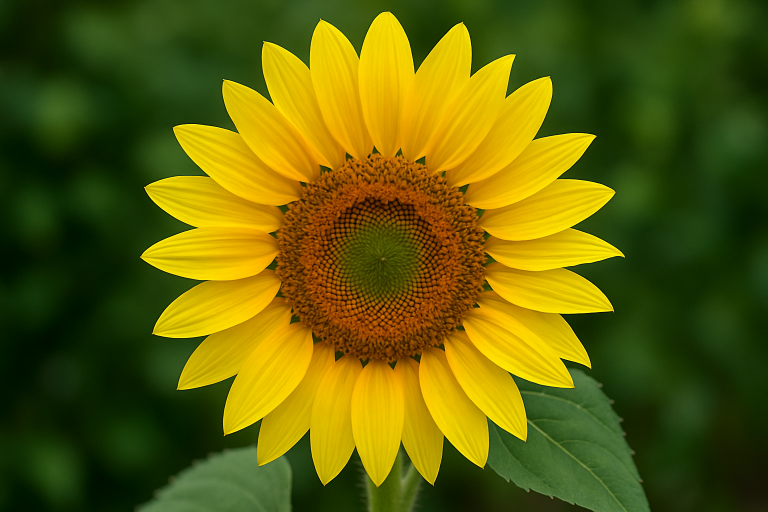
//> input picture C++/OpenCV/image.jpg, 1536 x 1024 px (shown at 1/2 size)
$ ./10_histogram_analysis   (built with g++ and OpenCV 4)
//> lines starting //> are read from the running program, lines starting //| are printed output that depends on the picture; after the words box and inside, x2 and y2 are one past the last pixel; in counts of white or black regions, pixels touching at a corner belong together
/**
 * 10_histogram_analysis.cpp
 * Intermediate Level - Histogram Analysis
 *
 * This program demonstrates histogram calculation and analysis in computer vision.
 * Histograms are fundamental tools for understanding image characteristics,
 * analyzing pixel intensity distributions, and improving image contrast.
 *
 * LEARNING OBJECTIVES:
 * 1. Understand what histograms are and how they represent image data
 * 2. Learn to calculate histograms for grayscale and color images
 * 3. Explore histogram equalization for contrast enhancement
 * 4. Study histogram statistics (mean, standard deviation)
 * 5. Understand histogram visualization techniques
 * 6. Learn about color channel analysis
 *
 * KEY CONCEPTS:
 * - Histogram: Graphical representation of pixel intensity distribution
 * - Bins: Discrete intervals that group pixel values
 * - Histogram Equalization: Technique to improve image contrast
 * - Color Channels: Separate intensity distributions for each color component
 * - Statistics: Mean, standard deviation, and other descriptive measures
 * - Normalization: Scaling histogram values for visualization
 *
 * HISTOGRAM APPLICATIONS:
 * - Image quality assessment
 * - Contrast enhancement
 * - Image segmentation
 * - Feature extraction
 * - Color analysis
 * - Threshold selection
 * - Image matching and comparison
 *
 * MATHEMATICAL FOUNDATION:
 * - Histogram: H(i) = number of pixels with intensity value i
 * - Cumulative Distribution Function (CDF): CDF(i) = Σ H(j) for j=0 to i
 * - Histogram Equalization: s = T(r) = (L-1) * CDF(r)
 * - Statistics: Mean = Σ(i * H(i)) / total_pixels, Variance = Σ(i-μ)² * H(i)
 */

#include <iostream>    // For console input/output
#include <opencv2/opencv.hpp>  // Main OpenCV library

/**
 * DRAW HISTOGRAM FUNCTION:
 *
 * This function visualizes a histogram by drawing bars on an image.
 * It normalizes the histogram values to fit within the image dimensions
 * and draws lines to represent the histogram bars.
 *
 * Parameters:
 * - hist: Input histogram data (1D array of bin counts)
 * - histImage: Output image where histogram will be drawn
 * - color: Color to use for drawing the histogram bars
 */
void drawHistogram(const cv::Mat& hist, cv::Mat& histImage, const cv::Scalar& color) {
    /**
     * NORMALIZE HISTOGRAM:
     *
     * Scale the histogram values to fit within the image height.
     * This ensures the histogram is visible regardless of the actual
     * pixel count values in the histogram.
     */
    cv::Mat normalizedHist;
    cv::normalize(hist, normalizedHist, 0, histImage.rows, cv::NORM_MINMAX);

    /**
     * DRAW HISTOGRAM BARS:
     *
     * Draw lines connecting consecutive histogram bins to create
     * a bar chart representation of the histogram.
     *
     * - binWidth: Width of each histogram bar in pixels
     * - For each bin, draw a line from the previous bin to the current bin
     * - Y-coordinate is inverted (image.rows - value) because image origin is top-left
     */
    int binWidth = histImage.cols / hist.rows;
    for (int i = 1; i < hist.rows; i++) {
        cv::line(histImage,
                cv::Point(binWidth * (i - 1), histImage.rows - normalizedHist.at<float>(i - 1)),
                cv::Point(binWidth * i, histImage.rows - normalizedHist.at<float>(i)),
                color, 2, 8, 0);  // color, thickness, line type, shift
    }
}

int main() {
    /**
     * STEP 1: IMAGE LOADING AND VALIDATION
     *
     * Always start by loading and validating your input image.
     * This prevents crashes and provides clear error messages.
     */
    cv::Mat original = cv::imread("image.jpg");
//> original is the input picture: 1024 rows x 1536 cols, CV_8UC3; mean B, G, R 7.1, 95.1, 95.4

    // Check if image loaded successfully
    if (original.empty()) {
        std::cout << "Error: Could not load image 'image.jpg'" << std::endl;
        std::cout << "Make sure the image file exists in the current directory" << std::endl;
        return -1;  // Exit with error code
    }

    /**
     * STEP 2: PREPARE IMAGE DATA FOR HISTOGRAM ANALYSIS
     *
     * For comprehensive histogram analysis, we need:
     * 1. Individual color channels (BGR)
     * 2. Grayscale version for intensity analysis
     */

    // Split image into individual color channels
    std::vector<cv::Mat> channels;
    cv::split(original, channels);  // channels[0]=Blue, channels[1]=Green, channels[2]=Red
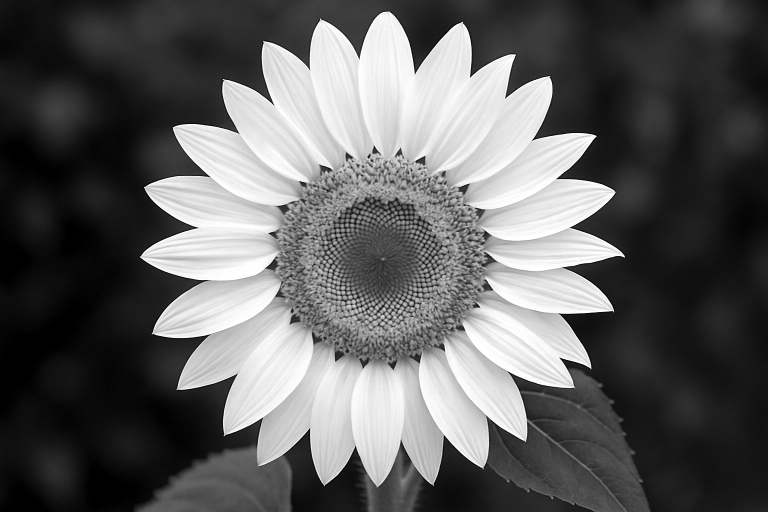
//> channels[2]: 1024 rows x 1536 cols, CV_8UC1 (shown at 1/2 size); min 0, max 255, mean 95.4

    // Convert to grayscale for intensity histogram analysis
    cv::Mat gray;
    cv::cvtColor(original, gray, cv::COLOR_BGR2GRAY);

    /**
     * STEP 3: SETUP HISTOGRAM PARAMETERS
     *
     * These parameters control how the histogram is calculated:
     * - histSize: Number of bins (256 for 8-bit images)
     * - range: Range of pixel values (0-255 for 8-bit images)
     * - uniform: Whether bins are uniformly spaced
     * - accumulate: Whether to accumulate across multiple images
     */
    int histSize = 256;        // Number of histogram bins (one for each intensity level)
    float range[] = {0, 256};  // Range of pixel values
    const float* histRange = {range};
    bool uniform = true;       // Uniform bin spacing
    bool accumulate = false;   // Don't accumulate across multiple images

    /**
     * STEP 4: CALCULATE HISTOGRAMS
     *
     * We'll calculate histograms for:
     * 1. Grayscale image (overall intensity distribution)
     * 2. Individual color channels (B, G, R distributions)
     */

    // Calculate grayscale histogram
    cv::Mat grayHist;
    cv::calcHist(&gray, 1, 0, cv::Mat(), grayHist, 1, &histSize, &histRange, uniform, accumulate);
//> grayHist = 256 values, max 22602 at index 31, min 0 at index 234, mean 6144

    /**
     * CALCULATE COLOR CHANNEL HISTOGRAMS:
     *
     * Each color channel (Blue, Green, Red) has its own intensity distribution.
     * This helps understand the color composition of the image.
     */
    cv::Mat bHist, gHist, rHist;
    cv::calcHist(&channels[0], 1, 0, cv::Mat(), bHist, 1, &histSize, &histRange, uniform, accumulate);  // Blue channel
//> bHist = 256 values, max 795904 at index 0, min 0 at index 102, mean 6144
    cv::calcHist(&channels[1], 1, 0, cv::Mat(), gHist, 1, &histSize, &histRange, uniform, accumulate);  // Green channel
//> gHist = 256 values, max 19346 at index 44, min 103 at index 254, mean 6144
    cv::calcHist(&channels[2], 1, 0, cv::Mat(), rHist, 1, &histSize, &histRange, uniform, accumulate);  // Red channel
//> rHist = 256 values, max 26614 at index 21, min 1037 at index 107, mean 6144

    /**
     * STEP 5: CREATE HISTOGRAM VISUALIZATIONS
     *
     * We'll create images to display the histograms graphically.
     * Each histogram will be drawn with different colors for easy identification.
     */

    // Define dimensions for histogram visualization images
    int histWidth = 512, histHeight = 400;

    // Create black background images for histogram display
    cv::Mat grayHistImage(histHeight, histWidth, CV_8UC3, cv::Scalar(20, 20, 20));   // Dark background
    cv::Mat colorHistImage(histHeight, histWidth, CV_8UC3, cv::Scalar(20, 20, 20)); // Dark background

    /**
     * DRAW HISTOGRAMS:
     *
     * Use different colors for each histogram:
     * - Grayscale: White (255, 255, 255)
     * - Blue channel: Blue (255, 0, 0) - BGR format
     * - Green channel: Green (0, 255, 0)
     * - Red channel: Red (0, 0, 255)
     */
    drawHistogram(grayHist, grayHistImage, cv::Scalar(255, 255, 255));  // White for grayscale
//> in drawHistogram, `cv::normalize(hist, normalizedHist, 0, histImage.rows, cv::NORM_MINMAX);`: normalizedHist = 256 values, max 400 at index 31, min 0 at index 234, mean 108.7
//> after the loop in drawHistogram, `for (int i = 1; i < hist.rows; i++)`:
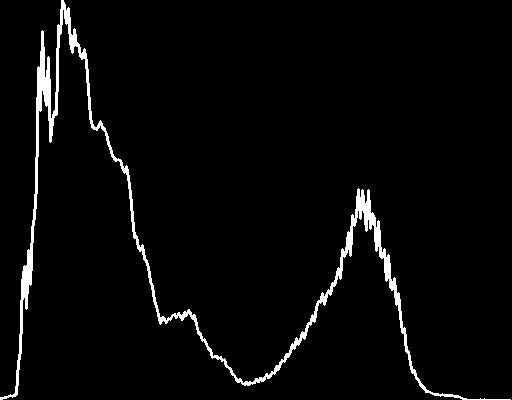
//> histImage: 400 rows x 512 cols, CV_8UC3; values 20 (black) and 255 (white), 3.2% white; 1 white region, box (x1, y1, x2, y2) and area: (0, 0, 511, 400) 6644
    drawHistogram(bHist, colorHistImage, cv::Scalar(255, 0, 0));        // Blue for blue channel
    drawHistogram(gHist, colorHistImage, cv::Scalar(0, 255, 0));        // Green for green channel
//> call 3 of drawHistogram, with color = Scalar(0, 255)
//> in drawHistogram (call 3), `cv::normalize(hist, normalizedHist, 0, histImage.rows, cv::NORM_MINMAX);`: normalizedHist = 256 values, max 400 at index 44, min 0 at index 254, mean 125.6
//> after the loop in drawHistogram (call 3), `for (int i = 1; i < hist.rows; i++)`:
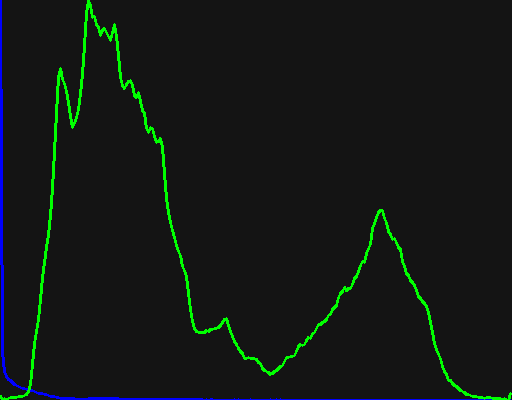
//> histImage: 400 rows x 512 cols, CV_8UC3; mean B, G, R 21.7, 25, 19.4
    drawHistogram(rHist, colorHistImage, cv::Scalar(0, 0, 255));        // Red for red channel
//> call 4 of drawHistogram, with color = Scalar(0, 0, 255)
//> in drawHistogram (call 4), `cv::normalize(hist, normalizedHist, 0, histImage.rows, cv::NORM_MINMAX);`: normalizedHist = 256 values, max 400 at index 21, min 0 at index 107, mean 79.87
//> after the loop in drawHistogram (call 4), `for (int i = 1; i < hist.rows; i++)`:
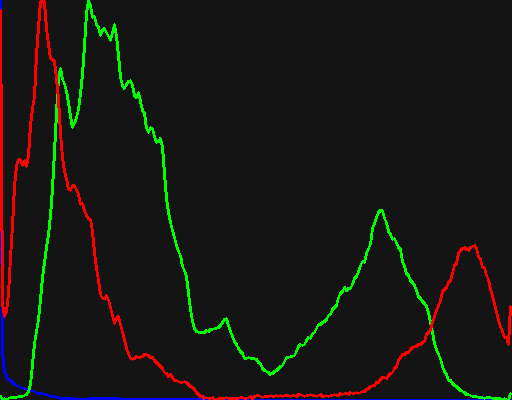
//> histImage: 400 rows x 512 cols, CV_8UC3; 2.34% of pixels changed, all inside (x1, y1, x2, y2) = (0, 0, 512, 400)

    /**
     * ADD DESCRIPTIVE LABELS:
     *
     * Add text labels to help students understand what each histogram represents.
     */
    cv::putText(grayHistImage, "Grayscale Histogram", cv::Point(10, 30),
               cv::FONT_HERSHEY_SIMPLEX, 0.7, cv::Scalar(255, 255, 255), 2);
//> grayHistImage: 400 rows x 512 cols, CV_8UC3; values 20 (black) and 255 (white), 4% white; 16 white regions (1 under 20 px), largest, box (x1, y1, x2, y2) and area: (0, 0, 511, 400) 6941, (181, 19, 193, 37) 131, (218, 19, 236, 32) 131
    cv::putText(colorHistImage, "Color Histograms (B-G-R)", cv::Point(10, 30),
               cv::FONT_HERSHEY_SIMPLEX, 0.7, cv::Scalar(255, 255, 255), 2);
//> colorHistImage: 400 rows x 512 cols, CV_8UC3; 0.98% of pixels changed, all inside (x1, y1, x2, y2) = (11, 12, 311, 37)

    // [11 lines of licence text are left out]
    cv::Mat equalized;
    cv::equalizeHist(gray, equalized);
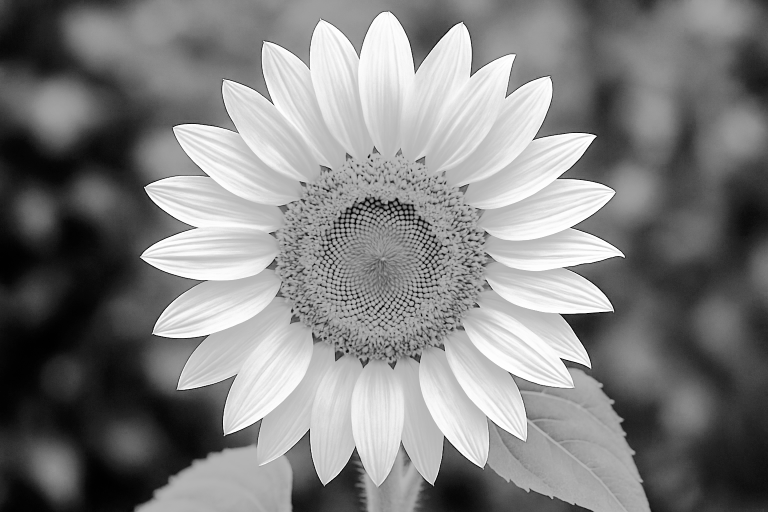
//> equalized: 1024 rows x 1536 cols, CV_8UC1 (shown at 1/2 size); min 0, max 255, mean 128.5

    /**
     * CALCULATE EQUALIZED HISTOGRAM:
     *
     * Calculate the histogram of the equalized image to show the
     * difference in intensity distribution after equalization.
     */
    cv::Mat equalizedHist;
    cv::calcHist(&equalized, 1, 0, cv::Mat(), equalizedHist, 1, &histSize, &histRange, uniform, accumulate);
//> equalizedHist = 256 values, max 22602 at index 50, min 0 at index 5, mean 6144

    /**
     * VISUALIZE EQUALIZED HISTOGRAM:
     *
     * Draw the equalized histogram in cyan color to distinguish it
     * from the original histogram.
     */
    cv::Mat equalizedHistImage(histHeight, histWidth, CV_8UC3, cv::Scalar(20, 20, 20));
    drawHistogram(equalizedHist, equalizedHistImage, cv::Scalar(0, 255, 255));  // Cyan for equalized
    cv::putText(equalizedHistImage, "Equalized Histogram", cv::Point(10, 30),
               cv::FONT_HERSHEY_SIMPLEX, 0.7, cv::Scalar(255, 255, 255), 2);
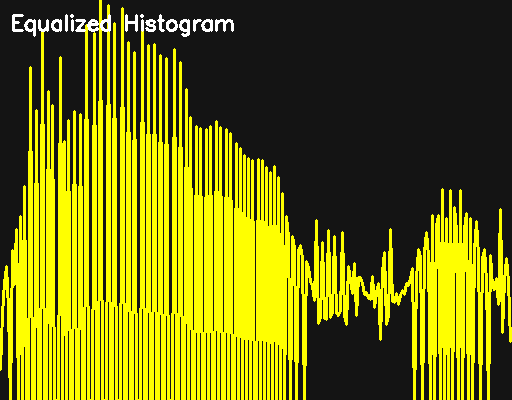
//> equalizedHistImage: 400 rows x 512 cols, CV_8UC3; mean B, G, R 14, 114.3, 114.3

    /**
     * STEP 7: CALCULATE HISTOGRAM STATISTICS
     *
     * Statistical analysis helps quantify the characteristics of the image
     * and the effects of histogram equalization.
     *
     * Key statistics:
     * - Mean: Average pixel intensity (indicates overall brightness)
     * - Standard Deviation: Measure of intensity variation (indicates contrast)
     */
    cv::Scalar grayMean, grayStddev;
    cv::meanStdDev(gray, grayMean, grayStddev);
//> grayMean = Scalar(85.18); grayStddev = Scalar(61.77)

    cv::Scalar equalizedMean, equalizedStddev;
    cv::meanStdDev(equalized, equalizedMean, equalizedStddev);
//> equalizedMean = Scalar(128.5); equalizedStddev = Scalar(73.24)

    /**
     * STEP 8: PREPARE IMAGES FOR DISPLAY
     *
     * Convert grayscale images to 3-channel BGR format for consistent
     * display alongside color images and histograms.
     */
    cv::Mat gray_color, equalized_color;
    cv::cvtColor(gray, gray_color, cv::COLOR_GRAY2BGR);
    cv::cvtColor(equalized, equalized_color, cv::COLOR_GRAY2BGR);

    /**
     * STEP 9: STANDARDIZE IMAGE SIZES FOR DISPLAY
     *
     * All images must have the same dimensions for concatenation.
     * We'll resize all images to a consistent size.
     */
    cv::Size target_size(300, 200);  // Standard size for each image
    cv::Mat gray_color_resized, equalized_color_resized, grayHistImage_resized;
    cv::Mat colorHistImage_resized, equalizedHistImage_resized, original_resized;

    // Resize all images to the target size
    cv::resize(gray_color, gray_color_resized, target_size);
    cv::resize(equalized_color, equalized_color_resized, target_size);
    cv::resize(grayHistImage, grayHistImage_resized, target_size);
    cv::resize(colorHistImage, colorHistImage_resized, target_size);
    cv::resize(equalizedHistImage, equalizedHistImage_resized, target_size);
    cv::resize(original, original_resized, target_size);

    /**
     * STEP 10: CREATE DISPLAY LAYOUT
     *
     * Arrange images in a 3x2 grid layout:
     * - Top row: Grayscale, Equalized, Grayscale Histogram
     * - Bottom row: Color Histograms, Equalized Histogram, Original
     */
    cv::Mat topRow, bottomRow, display;
    cv::hconcat(std::vector<cv::Mat>{gray_color_resized, equalized_color_resized, grayHistImage_resized}, topRow);
    cv::hconcat(std::vector<cv::Mat>{colorHistImage_resized, equalizedHistImage_resized, original_resized}, bottomRow);
    cv::vconcat(topRow, bottomRow, display);
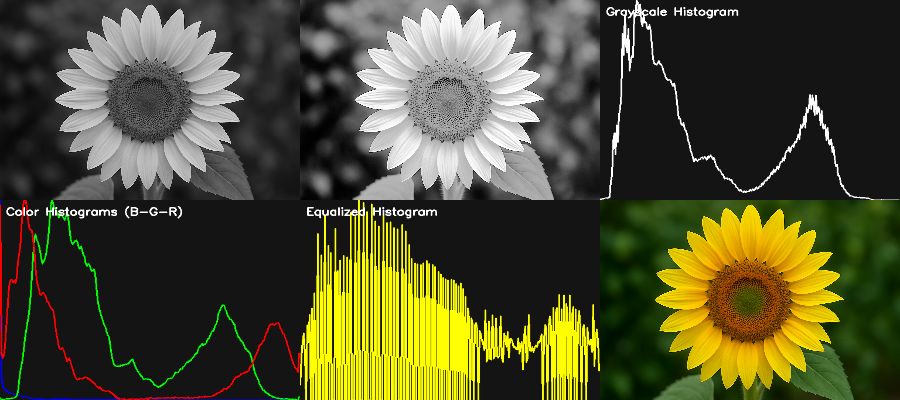
//> display: 400 rows x 900 cols, CV_8UC3; mean B, G, R 47.8, 79.8, 80

    /**
     * ADAPTIVE DISPLAY SIZING:
     * - If the display is too large for the screen, scale it down
     * - Maintain aspect ratio while fitting within 1400x800 pixels
     * - This ensures the display is visible on different screen sizes
     */
    if (display.cols > 1400 || display.rows > 800) {
        double scale = std::min(1400.0 / display.cols, 800.0 / display.rows);
        cv::resize(display, display, cv::Size(), scale, scale);
    }

    /**
     * DISPLAY RESULTS:
     * - Show the combined grid of all histogram analysis results
     * - Window title helps identify the application
     */
    cv::imshow("Histogram Analysis", display);

    /**
     * EDUCATIONAL OUTPUT:
     * - Print detailed information about histogram analysis
     * - Help students understand what they're seeing
     * - Explain statistical concepts and histogram interpretation
     */
    std::cout << "Histogram Analysis Results (displayed in 3x2 grid):" << std::endl;
    std::cout << "Top row: Grayscale image, Equalized image, Grayscale histogram" << std::endl;
    std::cout << "Bottom row: Color histograms (B-G-R), Equalized histogram, Original image" << std::endl;

    // Print statistical comparison
    std::cout << "\nStatistical Comparison:" << std::endl;
    std::cout << "Original image - Mean: " << grayMean[0] << ", Std Dev: " << grayStddev[0] << std::endl;
//| Original image - Mean: 85.1811, Std Dev: 61.7733
    std::cout << "Equalized image - Mean: " << equalizedMean[0] << ", Std Dev: " << equalizedStddev[0] << std::endl;
//| Equalized image - Mean: 128.484, Std Dev: 73.244

    std::cout << "\nHistogram Interpretation:" << std::endl;
    std::cout << "- Left side (low values): Dark regions of the image" << std::endl;
    std::cout << "- Right side (high values): Bright regions of the image" << std::endl;
    std::cout << "- Peak heights: Number of pixels with that intensity" << std::endl;
    std::cout << "- Histogram shape reveals image characteristics" << std::endl;

    std::cout << "\nColor Channel Analysis:" << std::endl;
    std::cout << "- Blue histogram: Distribution of blue channel intensities" << std::endl;
    std::cout << "- Green histogram: Distribution of green channel intensities" << std::endl;
    std::cout << "- Red histogram: Distribution of red channel intensities" << std::endl;
    std::cout << "- Channel dominance can indicate color bias in the image" << std::endl;

    std::cout << "\nHistogram Equalization Effects:" << std::endl;
    std::cout << "- Spreads histogram across the full intensity range (0-255)" << std::endl;
    std::cout << "- Improves contrast by using more intensity levels" << std::endl;
    std::cout << "- Makes dark areas lighter and light areas darker" << std::endl;
    std::cout << "- Results in more uniform intensity distribution" << std::endl;

    std::cout << "\nMathematical Concepts:" << std::endl;
    std::cout << "- Histogram: H(i) = number of pixels with intensity i" << std::endl;
    std::cout << "- Cumulative Distribution Function: CDF(i) = Σ H(j) for j=0 to i" << std::endl;
    std::cout << "- Equalization: s = T(r) = (L-1) * CDF(r), where L=256" << std::endl;
    std::cout << "- Mean: μ = Σ(i * H(i)) / total_pixels" << std::endl;
    std::cout << "- Standard Deviation: σ = sqrt(Σ(i-μ)² * H(i) / total_pixels)" << std::endl;

    std::cout << "\nKey Learning Points:" << std::endl;
    std::cout << "- Histograms reveal the intensity distribution of images" << std::endl;
    std::cout << "- Narrow histograms indicate low contrast" << std::endl;
    std::cout << "- Wide histograms indicate good contrast" << std::endl;
    std::cout << "- Equalization can improve contrast but may over-enhance" << std::endl;
    std::cout << "- Color histograms help understand color composition" << std::endl;
    std::cout << "- Statistics quantify image characteristics numerically" << std::endl;

    std::cout << "\nApplications:" << std::endl;
    std::cout << "- Image quality assessment and enhancement" << std::endl;
    std::cout << "- Contrast improvement and normalization" << std::endl;
    std::cout << "- Image segmentation and threshold selection" << std::endl;
    std::cout << "- Feature extraction and image matching" << std::endl;
    std::cout << "- Color analysis and color space conversion" << std::endl;
    std::cout << "- Medical image analysis" << std::endl;
    std::cout << "- Photography and image editing" << std::endl;
    std::cout << "- Computer vision preprocessing" << std::endl;

    std::cout << "\nPress any key to close..." << std::endl;
    cv::waitKey(0);  // Wait for user input before closing
    cv::destroyAllWindows();  // Clean up all windows

    return 0;  // Successful program termination
}
